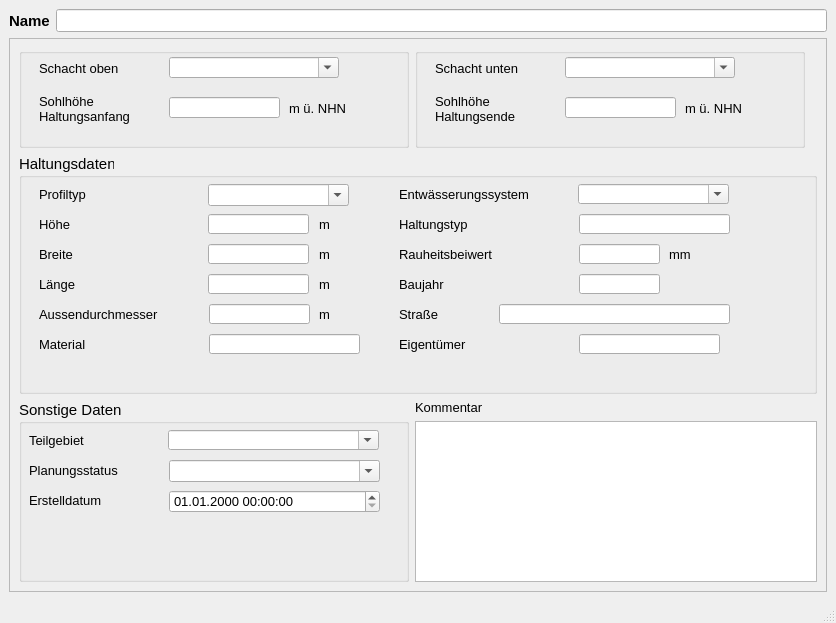
<?xml version="1.0" encoding="UTF-8"?>
<ui version="4.0">
 <class>MainWindow</class>
 <widget class="QMainWindow" name="MainWindow">
  <property name="enabled">
   <bool>true</bool>
  </property>
  <property name="geometry">
   <rect>
    <x>0</x>
    <y>0</y>
    <width>836</width>
    <height>623</height>
   </rect>
  </property>
  <property name="sizePolicy">
   <sizepolicy hsizetype="Preferred" vsizetype="Preferred">
    <horstretch>0</horstretch>
    <verstretch>0</verstretch>
   </sizepolicy>
  </property>
  <property name="minimumSize">
   <size>
    <width>680</width>
    <height>530</height>
   </size>
  </property>
  <property name="maximumSize">
   <size>
    <width>16777215</width>
    <height>16777215</height>
   </size>
  </property>
  <property name="baseSize">
   <size>
    <width>0</width>
    <height>0</height>
   </size>
  </property>
  <property name="font">
   <font>
    <family>Tahoma</family>
    <pointsize>10</pointsize>
   </font>
  </property>
  <property name="windowTitle">
   <string>Q-Regler</string>
  </property>
  <widget class="QWidget" name="centralwidget">
   <layout class="QVBoxLayout" name="verticalLayout">
    <item>
     <layout class="QHBoxLayout" name="horizontalLayout">
      <item>
       <widget class="QLabel" name="label">
        <property name="font">
         <font>
          <family>Tahoma</family>
          <pointsize>11</pointsize>
          <weight>75</weight>
          <bold>true</bold>
         </font>
        </property>
        <property name="text">
         <string>Name</string>
        </property>
       </widget>
      </item>
      <item>
       <widget class="QLineEdit" name="haltnam">
        <property name="font">
         <font>
          <family>Tahoma</family>
          <pointsize>10</pointsize>
         </font>
        </property>
        <property name="toolTip">
         <string>&lt;html&gt;&lt;head/&gt;&lt;body&gt;&lt;p&gt;Eindeutige Bezeichnung&lt;/p&gt;&lt;/body&gt;&lt;/html&gt;</string>
        </property>
        <property name="statusTip">
         <string>Eindeutige Bezeichnung</string>
        </property>
       </widget>
      </item>
     </layout>
    </item>
    <item>
     <widget class="QScrollArea" name="scrollArea">
      <property name="widgetResizable">
       <bool>true</bool>
      </property>
      <widget class="QWidget" name="scrollAreaWidgetContents">
       <property name="geometry">
        <rect>
         <x>0</x>
         <y>0</y>
         <width>812</width>
         <height>510</height>
        </rect>
       </property>
       <layout class="QGridLayout" name="gridLayout">
        <item row="0" column="0">
         <widget class="QGroupBox" name="groupBox">
          <property name="minimumSize">
           <size>
            <width>390</width>
            <height>100</height>
           </size>
          </property>
          <property name="font">
           <font>
            <family>Tahoma</family>
            <pointsize>11</pointsize>
           </font>
          </property>
          <property name="title">
           <string/>
          </property>
          <widget class="QLabel" name="label_3">
           <property name="geometry">
            <rect>
             <x>20</x>
             <y>10</y>
             <width>121</width>
             <height>21</height>
            </rect>
           </property>
           <property name="font">
            <font>
             <family>Tahoma</family>
             <pointsize>10</pointsize>
            </font>
           </property>
           <property name="text">
            <string>Schacht oben</string>
           </property>
          </widget>
          <widget class="QLabel" name="label_5">
           <property name="geometry">
            <rect>
             <x>20</x>
             <y>40</y>
             <width>131</width>
             <height>41</height>
            </rect>
           </property>
           <property name="font">
            <font>
             <family>Tahoma</family>
             <pointsize>10</pointsize>
            </font>
           </property>
           <property name="text">
            <string>Sohlhöhe
Haltungsanfang</string>
           </property>
          </widget>
          <widget class="QLabel" name="label_14">
           <property name="geometry">
            <rect>
             <x>270</x>
             <y>50</y>
             <width>61</width>
             <height>21</height>
            </rect>
           </property>
           <property name="font">
            <font>
             <family>Tahoma</family>
             <pointsize>10</pointsize>
            </font>
           </property>
           <property name="text">
            <string>m ü. NHN</string>
           </property>
          </widget>
          <widget class="QComboBox" name="schoben">
           <property name="geometry">
            <rect>
             <x>150</x>
             <y>9</y>
             <width>170</width>
             <height>21</height>
            </rect>
           </property>
           <property name="font">
            <font>
             <family>Tahoma</family>
             <pointsize>10</pointsize>
            </font>
           </property>
           <property name="toolTip">
            <string>&lt;html&gt;&lt;head/&gt;&lt;body&gt;&lt;p&gt;&lt;span style=&quot; font-family:'Calibri','sans-serif';&quot;&gt;Name des oberen Schachts&lt;/span&gt;&lt;/p&gt;&lt;/body&gt;&lt;/html&gt;</string>
           </property>
           <property name="statusTip">
            <string>Name des oberen Schachts</string>
           </property>
           <property name="editable">
            <bool>true</bool>
           </property>
          </widget>
          <widget class="QLineEdit" name="sohleoben">
           <property name="geometry">
            <rect>
             <x>150</x>
             <y>49</y>
             <width>111</width>
             <height>21</height>
            </rect>
           </property>
           <property name="font">
            <font>
             <family>Tahoma</family>
             <pointsize>10</pointsize>
            </font>
           </property>
           <property name="toolTip">
            <string/>
           </property>
           <property name="statusTip">
            <string/>
           </property>
          </widget>
         </widget>
        </item>
        <item row="0" column="1">
         <widget class="QGroupBox" name="groupBox_3">
          <property name="minimumSize">
           <size>
            <width>390</width>
            <height>0</height>
           </size>
          </property>
          <property name="maximumSize">
           <size>
            <width>390</width>
            <height>16777215</height>
           </size>
          </property>
          <property name="font">
           <font>
            <family>Tahoma</family>
            <pointsize>11</pointsize>
           </font>
          </property>
          <property name="title">
           <string/>
          </property>
          <widget class="QLineEdit" name="sohleunten">
           <property name="geometry">
            <rect>
             <x>150</x>
             <y>49</y>
             <width>111</width>
             <height>21</height>
            </rect>
           </property>
           <property name="font">
            <font>
             <family>Tahoma</family>
             <pointsize>10</pointsize>
            </font>
           </property>
           <property name="toolTip">
            <string/>
           </property>
           <property name="statusTip">
            <string/>
           </property>
          </widget>
          <widget class="QLabel" name="label_9">
           <property name="geometry">
            <rect>
             <x>20</x>
             <y>10</y>
             <width>121</width>
             <height>21</height>
            </rect>
           </property>
           <property name="font">
            <font>
             <family>Tahoma</family>
             <pointsize>10</pointsize>
            </font>
           </property>
           <property name="text">
            <string>Schacht unten</string>
           </property>
          </widget>
          <widget class="QLabel" name="label_8">
           <property name="geometry">
            <rect>
             <x>20</x>
             <y>40</y>
             <width>101</width>
             <height>41</height>
            </rect>
           </property>
           <property name="font">
            <font>
             <family>Tahoma</family>
             <pointsize>10</pointsize>
            </font>
           </property>
           <property name="text">
            <string>Sohlhöhe
Haltungsende</string>
           </property>
          </widget>
          <widget class="QLabel" name="label_15">
           <property name="geometry">
            <rect>
             <x>270</x>
             <y>50</y>
             <width>61</width>
             <height>21</height>
            </rect>
           </property>
           <property name="font">
            <font>
             <family>Tahoma</family>
             <pointsize>10</pointsize>
            </font>
           </property>
           <property name="text">
            <string>m ü. NHN</string>
           </property>
          </widget>
          <widget class="QComboBox" name="schunten">
           <property name="geometry">
            <rect>
             <x>150</x>
             <y>9</y>
             <width>170</width>
             <height>21</height>
            </rect>
           </property>
           <property name="font">
            <font>
             <family>Tahoma</family>
             <pointsize>10</pointsize>
            </font>
           </property>
           <property name="toolTip">
            <string>&lt;html&gt;&lt;head/&gt;&lt;body&gt;&lt;p&gt;&lt;span style=&quot; font-family:'Calibri','sans-serif';&quot;&gt;Name des unteren Schachts&lt;/span&gt;&lt;/p&gt;&lt;/body&gt;&lt;/html&gt;</string>
           </property>
           <property name="statusTip">
            <string>Name des unteren Schachts</string>
           </property>
           <property name="editable">
            <bool>true</bool>
           </property>
          </widget>
         </widget>
        </item>
        <item row="1" column="0" colspan="2">
         <widget class="QGroupBox" name="groupBox_2">
          <property name="minimumSize">
           <size>
            <width>790</width>
            <height>240</height>
           </size>
          </property>
          <property name="font">
           <font>
            <family>Tahoma</family>
            <pointsize>11</pointsize>
           </font>
          </property>
          <property name="title">
           <string>Haltungsdaten</string>
          </property>
          <widget class="QLabel" name="label_7">
           <property name="geometry">
            <rect>
             <x>20</x>
             <y>90</y>
             <width>101</width>
             <height>21</height>
            </rect>
           </property>
           <property name="font">
            <font>
             <family>Tahoma</family>
             <pointsize>10</pointsize>
            </font>
           </property>
           <property name="text">
            <string>Breite</string>
           </property>
          </widget>
          <widget class="QLabel" name="label_20">
           <property name="geometry">
            <rect>
             <x>300</x>
             <y>90</y>
             <width>31</width>
             <height>21</height>
            </rect>
           </property>
           <property name="font">
            <font>
             <family>Tahoma</family>
             <pointsize>10</pointsize>
            </font>
           </property>
           <property name="text">
            <string>m </string>
           </property>
          </widget>
          <widget class="QLabel" name="label_21">
           <property name="geometry">
            <rect>
             <x>300</x>
             <y>120</y>
             <width>30</width>
             <height>20</height>
            </rect>
           </property>
           <property name="font">
            <font>
             <family>Tahoma</family>
             <pointsize>10</pointsize>
            </font>
           </property>
           <property name="text">
            <string>m </string>
           </property>
          </widget>
          <widget class="QLineEdit" name="laenge">
           <property name="geometry">
            <rect>
             <x>189</x>
             <y>120</y>
             <width>101</width>
             <height>20</height>
            </rect>
           </property>
           <property name="font">
            <font>
             <family>Tahoma</family>
             <pointsize>10</pointsize>
            </font>
           </property>
           <property name="toolTip">
            <string/>
           </property>
           <property name="statusTip">
            <string/>
           </property>
          </widget>
          <widget class="QComboBox" name="entwart">
           <property name="geometry">
            <rect>
             <x>559</x>
             <y>30</y>
             <width>151</width>
             <height>20</height>
            </rect>
           </property>
           <property name="font">
            <font>
             <family>Tahoma</family>
             <pointsize>10</pointsize>
            </font>
           </property>
           <property name="toolTip">
            <string>&lt;html&gt;&lt;head/&gt;&lt;body&gt;&lt;p&gt;vorh. Entwässerungssystem (z.B. Mischwasser, Regenwasser etc.)&lt;/p&gt;&lt;/body&gt;&lt;/html&gt;</string>
           </property>
           <property name="statusTip">
            <string>vorh. Entwässerungssystem (z.B. Mischwasser, Regenwasser etc.)</string>
           </property>
           <property name="editable">
            <bool>true</bool>
           </property>
          </widget>
          <widget class="QComboBox" name="profilnam">
           <property name="geometry">
            <rect>
             <x>189</x>
             <y>30</y>
             <width>141</width>
             <height>22</height>
            </rect>
           </property>
           <property name="font">
            <font>
             <family>Tahoma</family>
             <pointsize>10</pointsize>
            </font>
           </property>
           <property name="toolTip">
            <string/>
           </property>
           <property name="statusTip">
            <string/>
           </property>
           <property name="editable">
            <bool>true</bool>
           </property>
          </widget>
          <widget class="QLabel" name="label_54">
           <property name="geometry">
            <rect>
             <x>20</x>
             <y>30</y>
             <width>91</width>
             <height>21</height>
            </rect>
           </property>
           <property name="font">
            <font>
             <family>Tahoma</family>
             <pointsize>10</pointsize>
            </font>
           </property>
           <property name="text">
            <string>Profiltyp</string>
           </property>
          </widget>
          <widget class="QLabel" name="label_17">
           <property name="geometry">
            <rect>
             <x>20</x>
             <y>120</y>
             <width>151</width>
             <height>21</height>
            </rect>
           </property>
           <property name="font">
            <font>
             <family>Tahoma</family>
             <pointsize>10</pointsize>
            </font>
           </property>
           <property name="text">
            <string>Länge</string>
           </property>
          </widget>
          <widget class="QLabel" name="label_51">
           <property name="geometry">
            <rect>
             <x>380</x>
             <y>30</y>
             <width>181</width>
             <height>21</height>
            </rect>
           </property>
           <property name="font">
            <font>
             <family>Tahoma</family>
             <pointsize>10</pointsize>
            </font>
           </property>
           <property name="text">
            <string>Entwässerungssystem</string>
           </property>
          </widget>
          <widget class="QLineEdit" name="hoehe">
           <property name="geometry">
            <rect>
             <x>189</x>
             <y>60</y>
             <width>101</width>
             <height>20</height>
            </rect>
           </property>
           <property name="font">
            <font>
             <family>Tahoma</family>
             <pointsize>10</pointsize>
            </font>
           </property>
           <property name="toolTip">
            <string/>
           </property>
           <property name="statusTip">
            <string/>
           </property>
          </widget>
          <widget class="QLabel" name="label_16">
           <property name="geometry">
            <rect>
             <x>300</x>
             <y>60</y>
             <width>31</width>
             <height>21</height>
            </rect>
           </property>
           <property name="font">
            <font>
             <family>Tahoma</family>
             <pointsize>10</pointsize>
            </font>
           </property>
           <property name="text">
            <string>m </string>
           </property>
          </widget>
          <widget class="QLineEdit" name="breite">
           <property name="geometry">
            <rect>
             <x>189</x>
             <y>90</y>
             <width>101</width>
             <height>20</height>
            </rect>
           </property>
           <property name="font">
            <font>
             <family>Tahoma</family>
             <pointsize>10</pointsize>
            </font>
           </property>
           <property name="toolTip">
            <string/>
           </property>
           <property name="statusTip">
            <string/>
           </property>
          </widget>
          <widget class="QLabel" name="label_6">
           <property name="geometry">
            <rect>
             <x>20</x>
             <y>60</y>
             <width>101</width>
             <height>21</height>
            </rect>
           </property>
           <property name="font">
            <font>
             <family>Tahoma</family>
             <pointsize>10</pointsize>
            </font>
           </property>
           <property name="text">
            <string>Höhe</string>
           </property>
          </widget>
          <widget class="QLabel" name="label_12">
           <property name="geometry">
            <rect>
             <x>20</x>
             <y>150</y>
             <width>191</width>
             <height>21</height>
            </rect>
           </property>
           <property name="font">
            <font>
             <family>Tahoma</family>
             <pointsize>10</pointsize>
            </font>
           </property>
           <property name="text">
            <string>Aussendurchmesser</string>
           </property>
          </widget>
          <widget class="QLabel" name="label_13">
           <property name="geometry">
            <rect>
             <x>380</x>
             <y>60</y>
             <width>101</width>
             <height>21</height>
            </rect>
           </property>
           <property name="font">
            <font>
             <family>Tahoma</family>
             <pointsize>10</pointsize>
            </font>
           </property>
           <property name="text">
            <string>Haltungstyp</string>
           </property>
          </widget>
          <widget class="QLabel" name="label_27">
           <property name="geometry">
            <rect>
             <x>300</x>
             <y>150</y>
             <width>31</width>
             <height>21</height>
            </rect>
           </property>
           <property name="font">
            <font>
             <family>Tahoma</family>
             <pointsize>10</pointsize>
            </font>
           </property>
           <property name="text">
            <string>m</string>
           </property>
          </widget>
          <widget class="QLineEdit" name="haltungstyp">
           <property name="geometry">
            <rect>
             <x>560</x>
             <y>60</y>
             <width>151</width>
             <height>20</height>
            </rect>
           </property>
          </widget>
          <widget class="QLineEdit" name="aussendurchmesser">
           <property name="geometry">
            <rect>
             <x>190</x>
             <y>150</y>
             <width>101</width>
             <height>20</height>
            </rect>
           </property>
           <property name="toolTip">
            <string/>
           </property>
           <property name="statusTip">
            <string/>
           </property>
          </widget>
          <widget class="QLabel" name="label_72">
           <property name="geometry">
            <rect>
             <x>650</x>
             <y>90</y>
             <width>46</width>
             <height>21</height>
            </rect>
           </property>
           <property name="font">
            <font>
             <family>Tahoma</family>
             <pointsize>10</pointsize>
            </font>
           </property>
           <property name="text">
            <string>mm</string>
           </property>
          </widget>
          <widget class="QLineEdit" name="material">
           <property name="geometry">
            <rect>
             <x>190</x>
             <y>180</y>
             <width>151</width>
             <height>20</height>
            </rect>
           </property>
           <property name="toolTip">
            <string/>
           </property>
           <property name="statusTip">
            <string/>
           </property>
          </widget>
          <widget class="QLabel" name="label_23">
           <property name="geometry">
            <rect>
             <x>20</x>
             <y>180</y>
             <width>101</width>
             <height>21</height>
            </rect>
           </property>
           <property name="font">
            <font>
             <family>Tahoma</family>
             <pointsize>10</pointsize>
            </font>
           </property>
           <property name="text">
            <string>Material</string>
           </property>
          </widget>
          <widget class="QLineEdit" name="baujahr">
           <property name="geometry">
            <rect>
             <x>560</x>
             <y>120</y>
             <width>81</width>
             <height>20</height>
            </rect>
           </property>
           <property name="toolTip">
            <string/>
           </property>
           <property name="statusTip">
            <string/>
           </property>
          </widget>
          <widget class="QLabel" name="label_62">
           <property name="geometry">
            <rect>
             <x>380</x>
             <y>90</y>
             <width>141</width>
             <height>21</height>
            </rect>
           </property>
           <property name="font">
            <font>
             <family>Tahoma</family>
             <pointsize>10</pointsize>
            </font>
           </property>
           <property name="text">
            <string>Rauheitsbeiwert</string>
           </property>
          </widget>
          <widget class="QLabel" name="label_18">
           <property name="geometry">
            <rect>
             <x>380</x>
             <y>120</y>
             <width>101</width>
             <height>21</height>
            </rect>
           </property>
           <property name="font">
            <font>
             <family>Tahoma</family>
             <pointsize>10</pointsize>
            </font>
           </property>
           <property name="text">
            <string>Baujahr</string>
           </property>
          </widget>
          <widget class="QLineEdit" name="ks">
           <property name="geometry">
            <rect>
             <x>560</x>
             <y>90</y>
             <width>81</width>
             <height>20</height>
            </rect>
           </property>
           <property name="font">
            <font>
             <family>Tahoma</family>
             <pointsize>10</pointsize>
            </font>
           </property>
           <property name="toolTip">
            <string>&lt;html&gt;&lt;head/&gt;&lt;body&gt;&lt;p&gt;Absolute Rauheit gemäß Prandtl-Colebrook&lt;/p&gt;&lt;/body&gt;&lt;/html&gt;</string>
           </property>
           <property name="statusTip">
            <string>Absolute Rauheit gemäß Prandtl-Colebrook</string>
           </property>
          </widget>
          <widget class="QLabel" name="label_19">
           <property name="geometry">
            <rect>
             <x>380</x>
             <y>180</y>
             <width>90</width>
             <height>21</height>
            </rect>
           </property>
           <property name="font">
            <font>
             <family>Tahoma</family>
             <pointsize>10</pointsize>
            </font>
           </property>
           <property name="text">
            <string>Eigentümer</string>
           </property>
          </widget>
          <widget class="QLineEdit" name="eigentum">
           <property name="geometry">
            <rect>
             <x>560</x>
             <y>180</y>
             <width>141</width>
             <height>20</height>
            </rect>
           </property>
           <property name="toolTip">
            <string/>
           </property>
           <property name="statusTip">
            <string/>
           </property>
          </widget>
          <widget class="QLabel" name="label_2">
           <property name="geometry">
            <rect>
             <x>380</x>
             <y>150</y>
             <width>65</width>
             <height>21</height>
            </rect>
           </property>
           <property name="font">
            <font>
             <family>Tahoma</family>
             <pointsize>10</pointsize>
            </font>
           </property>
           <property name="text">
            <string>Straße</string>
           </property>
          </widget>
          <widget class="QLineEdit" name="strasse">
           <property name="geometry">
            <rect>
             <x>480</x>
             <y>150</y>
             <width>231</width>
             <height>20</height>
            </rect>
           </property>
           <property name="font">
            <font>
             <family>Tahoma</family>
             <pointsize>10</pointsize>
            </font>
           </property>
           <property name="toolTip">
            <string/>
           </property>
           <property name="statusTip">
            <string/>
           </property>
          </widget>
         </widget>
        </item>
        <item row="2" column="0" rowspan="2">
         <widget class="QGroupBox" name="groupBox_4">
          <property name="font">
           <font>
            <family>Tahoma</family>
            <pointsize>11</pointsize>
           </font>
          </property>
          <property name="title">
           <string>Sonstige Daten</string>
          </property>
          <widget class="QComboBox" name="teilgebiet">
           <property name="geometry">
            <rect>
             <x>149</x>
             <y>30</y>
             <width>211</width>
             <height>20</height>
            </rect>
           </property>
           <property name="font">
            <font>
             <family>Tahoma</family>
             <pointsize>10</pointsize>
            </font>
           </property>
           <property name="toolTip">
            <string>&lt;html&gt;&lt;head/&gt;&lt;body&gt;&lt;p&gt;Zuordnung zu definiertem Teilgebiet&lt;/p&gt;&lt;/body&gt;&lt;/html&gt;</string>
           </property>
           <property name="statusTip">
            <string>Zuordnung zu definiertem Teilgebiet</string>
           </property>
           <property name="editable">
            <bool>true</bool>
           </property>
          </widget>
          <widget class="QLabel" name="label_11">
           <property name="geometry">
            <rect>
             <x>10</x>
             <y>30</y>
             <width>71</width>
             <height>20</height>
            </rect>
           </property>
           <property name="font">
            <font>
             <family>Tahoma</family>
             <pointsize>10</pointsize>
            </font>
           </property>
           <property name="text">
            <string>Teilgebiet</string>
           </property>
           <property name="buddy">
            <cstring>simstatus</cstring>
           </property>
          </widget>
          <widget class="QComboBox" name="simstatus">
           <property name="geometry">
            <rect>
             <x>150</x>
             <y>60</y>
             <width>211</width>
             <height>22</height>
            </rect>
           </property>
           <property name="font">
            <font>
             <family>Tahoma</family>
             <pointsize>10</pointsize>
            </font>
           </property>
           <property name="toolTip">
            <string>&lt;html&gt;&lt;head/&gt;&lt;body&gt;&lt;p&gt;&lt;span style=&quot; font-family:'Calibri','sans-serif';&quot;&gt;aktueller Status (z.B. vorhanden, in Planung etc.)&lt;/span&gt;&lt;/p&gt;&lt;/body&gt;&lt;/html&gt;</string>
           </property>
           <property name="statusTip">
            <string>aktueller Status (z.B. vorhanden, in Planung etc.)</string>
           </property>
           <property name="editable">
            <bool>true</bool>
           </property>
          </widget>
          <widget class="QgsDateTimeEdit" name="createdat">
           <property name="geometry">
            <rect>
             <x>150</x>
             <y>90</y>
             <width>211</width>
             <height>23</height>
            </rect>
           </property>
           <property name="font">
            <font>
             <family>Tahoma</family>
             <pointsize>10</pointsize>
            </font>
           </property>
           <property name="currentSection">
            <enum>QDateTimeEdit::DaySection</enum>
           </property>
           <property name="displayFormat">
            <string>dd.MM.yyyy HH:mm:ss</string>
           </property>
          </widget>
          <widget class="QLabel" name="label_10">
           <property name="geometry">
            <rect>
             <x>10</x>
             <y>60</y>
             <width>111</width>
             <height>21</height>
            </rect>
           </property>
           <property name="font">
            <font>
             <family>Tahoma</family>
             <pointsize>10</pointsize>
            </font>
           </property>
           <property name="text">
            <string>Planungsstatus</string>
           </property>
           <property name="buddy">
            <cstring>simstatus</cstring>
           </property>
          </widget>
          <widget class="QLabel" name="label_71">
           <property name="geometry">
            <rect>
             <x>10</x>
             <y>90</y>
             <width>151</width>
             <height>21</height>
            </rect>
           </property>
           <property name="font">
            <font>
             <family>Tahoma</family>
             <pointsize>10</pointsize>
            </font>
           </property>
           <property name="text">
            <string>Erstelldatum</string>
           </property>
          </widget>
         </widget>
        </item>
        <item row="2" column="1">
         <widget class="QLabel" name="label_22">
          <property name="font">
           <font>
            <family>Tahoma</family>
            <pointsize>10</pointsize>
           </font>
          </property>
          <property name="text">
           <string>Kommentar</string>
          </property>
         </widget>
        </item>
        <item row="3" column="1">
         <widget class="QTextEdit" name="kommentar">
          <property name="font">
           <font>
            <family>Tahoma</family>
            <pointsize>10</pointsize>
           </font>
          </property>
          <property name="toolTip">
           <string>&lt;html&gt;&lt;head/&gt;&lt;body&gt;&lt;p&gt;&lt;span style=&quot; font-family:'Calibri','sans-serif';&quot;&gt;Platz für eigene Kommentare.&lt;/span&gt;&lt;/p&gt;&lt;/body&gt;&lt;/html&gt;</string>
          </property>
          <property name="statusTip">
           <string>Platz für zusätzliche Kommentare</string>
          </property>
         </widget>
        </item>
       </layout>
      </widget>
     </widget>
    </item>
   </layout>
  </widget>
  <widget class="QMenuBar" name="menubar">
   <property name="geometry">
    <rect>
     <x>0</x>
     <y>0</y>
     <width>836</width>
     <height>27</height>
    </rect>
   </property>
  </widget>
  <widget class="QStatusBar" name="statusbar"/>
 </widget>
 <customwidgets>
  <customwidget>
   <class>QgsDateTimeEdit</class>
   <extends>QDateTimeEdit</extends>
   <header>qgsdatetimeedit.h</header>
  </customwidget>
 </customwidgets>
 <tabstops>
  <tabstop>haltnam</tabstop>
 </tabstops>
 <resources/>
 <connections/>
</ui>
